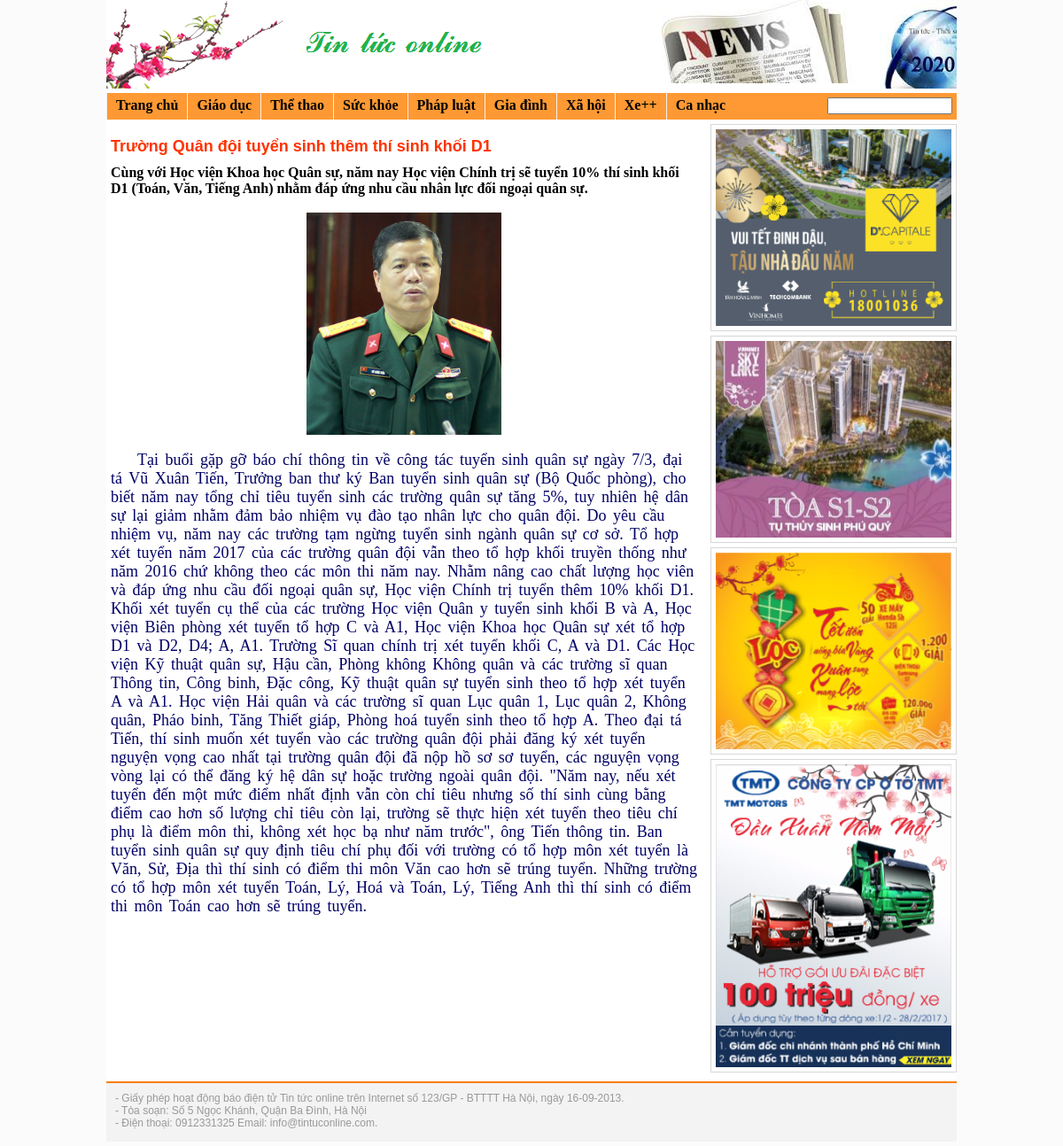
The app's page /chitietbaiviet/index.php?idbaiviet=29 with its own data.
### tables this page shows
CREATE TABLE `chuyenmuc` (
  `idchuyenmuc` int(4) NOT NULL,
  `tenchuyenmuc` text NOT NULL,
  `trangthai` varchar(10) NOT NULL
);

CREATE TABLE `baiviet` (
  `idbaiviet` int(10) NOT NULL,
  `idchuyenmuc` int(4) NOT NULL,
  `tenbaiviet` varchar(200) NOT NULL,
  `tomtat` text NOT NULL,
  `noidung` longtext NOT NULL,
  `anh` varchar(100) NOT NULL,
  `ngaydang` datetime NOT NULL,
  `idtacgia` varchar(50) NOT NULL,
  `trangthai` varchar(10) NOT NULL,
  `idnguoiduyet` varchar(50) NOT NULL,
  `soluotdoc` int(10) NOT NULL
);

### chitietbaiviet/menu.php (the view)
<div id="banner">  </div>
<?php
	$chuyenmuc = mysqli_query($conn, "Select * from chuyenmuc order by idchuyenmuc ASC");
?>
<div id="menu">
  	<div>
		<ul>
			<a href="../home.php"><li> Trang chủ </li></a>
<?php
			while($row = mysqli_fetch_array($chuyenmuc,MYSQLI_BOTH))
				echo " <a href='../chuyenmuc/index.php?idchuyenmuc={$row['idchuyenmuc']}'><li>{$row['tenchuyenmuc']}</li></a>";
?>
		</ul>
	  </div>
	<div>
		<form method="post" action="">
			<input type="text" size="15" value=""/>
		</form>
	</div>
</div>

### chitietbaiviet/index.php (shortened to what this page needs)
<html xmlns="http://www.w3.org/1999/xhtml">
<head>
<link href="../css/style.css" rel="stylesheet" type="text/css" />
</head>
<body bgcolor="#FBFBFB">
<div id="wrapper">
	<?php
			require("../admin/modules/connectdb.php");
			require("menu.php");
	?>
	<div id="content">
  	<?php
		require("noidungbaiviet.php");
		require("right-content.php");
	?>
  	</div>
 	<?php
		require("../modules/footer.php");
	?>
</div>
</body>
</html>

### chitietbaiviet/noidungbaiviet.php (shortened to what this page needs)
<?php
	$idbaiviet = $_GET['idbaiviet'];
	$baiviet = mysqli_query($conn, "Select idbaiviet,tenbaiviet,tomtat,noidung, anh from baiviet where idbaiviet={$idbaiviet}");
	$row = mysqli_fetch_array($baiviet, MYSQLI_BOTH);
?>
<div id="content-left">
	<div class="box no-border">
		<p class='Tieudetin'> <?php echo $row['tenbaiviet'];?> </p>
		<p class="tomtattin-chitiet"><?php echo $row['tomtat']; ?>	</p>
		<br />
		<center><img src="../images/<?php echo $row['anh']; ?>"/></center>
		<br />
		<p class='noidungbaiviet'> <?php echo $row['noidung'] ?> </p>
	</div>
</div>

### chitietbaiviet/right-content.php
<div id="content-right">
		<div class="Advertise">
			<a href="http://www.tanhoangminh.com.vn"> <img src="../images/QuangCao-1.png" /> </a>
		</div>
		<div class="Advertise">
			<img src="../images/QuangCao-2.png" />
		</div>
		<div class="Advertise">
			<img src="../images/QuangCao-3.png" />
		</div>
		<div class="Advertise">
			<img src="../images/QuangCao-4.png" />
		</div>
</div>

### modules/footer.php
<div id="footer">
  	<div>
		<pre>
- Giấy phép hoạt động báo điện tử Tin tức online trên Internet số 123/GP - BTTTT Hà Nội, ngày 16-09-2013.
- Tòa soạn: Số 5 Ngọc Khánh, Quận Ba Đình, Hà Nội
- Điện thoại: 0912331325 Email: info@tintuconline.com.
		</pre>
	</div>
 </div>

### css/style.css (style rules this page uses)
* { margin: 0px; padding: 0px; }
a { text-decoration:none; color:#000000; }
#wrapper { margin:auto; width:960px; background-color:#FFFFFF; }
#banner { width:100%; height:100px; background-image: url(../images/Banner.png); padding-bottom: 5px; background-repeat:no-repeat; }
#menu { width:100%; height:30px; background:#FF9933; }
#menu ul li { list-style-type:none; float:left; padding-left:10px; padding-right: 10px; padding-top: 5px; height: 25px; border-left: 1px solid #F0F0F0; font-weight:bold; }
#menu div form { margin-right: 5px; margin-top: 5px; float: right; }
#content { width:100%; height:500px; margin-top:5px; }
div#content-left { width: 70%; height:auto; float:left; }
div#content-right { width: 29%; height:auto; float: right; }
div#content-right img { width:100%; }
div.Advertise { padding: 5px; border: 1px solid #D7D7D7; margin-bottom: 5px; }
.box { border: 1px solid #C5C5C5; width:auto; height:auto; padding: 5px; }
#footer { width:100%; height:auto; background-color:#F3F3F3; margin-top: 5px; margin-bottom: 5px; padding-top: 10px; border-top: 2px solid #F97C00; }
div#footer pre { margin-left: 10px; color:#999999; font-size: 12px; font-family:Verdana, Arial, Helvetica, sans-serif; }
.Tieudetin { font-family:Verdana, Arial, Helvetica, sans-serif; font-size:18px; font-weight:bold; color:#FF3300; padding-top: 10px; padding-bottom: 10px; }
.no-border { border: none; }
.tomtattin-chitiet { font-size:16px; font-weight:bold; }
.noidungbaiviet { font-size: 18px; color:#000066; text-indent:30px; word-spacing:3px; }

### records on screen
chuyenmuc: tenchuyenmuc "Giáo dục"
chuyenmuc: tenchuyenmuc "Thể thao"
chuyenmuc: tenchuyenmuc "Sức khỏe"
chuyenmuc: tenchuyenmuc "Pháp luật"
chuyenmuc: tenchuyenmuc "Gia đình"
chuyenmuc: tenchuyenmuc "Xã hội"
chuyenmuc: tenchuyenmuc "Xe++"
chuyenmuc: tenchuyenmuc "Ca nhạc"
baiviet: tenbaiviet "Trường Quân đội tuyển sinh thêm thí sinh khối D1", tomtat "Cùng với Học viện Khoa học Quân sự, năm nay Học viện Chính trị sẽ tuyển 10% thí sinh khối D1 (Toán, Văn, Tiếng Anh) nhằm đáp ứng nhu cầu nhân lực đối ngoại quân sự.", anh (picture), noidung "Tại buổi gặp gỡ báo chí thông tin về công tác tuyển sinh quân sự ngày 7/3, đại tá Vũ Xuân Tiến, Trưởng ban thư ký Ban tuyển sinh quân sự (Bộ Quốc phòng), cho biết năm nay tổng chỉ tiêu tuyển sinh các trường quân sự tăng 5%, tuy nhiên hệ dân sự lại giảm nhằm đảm bảo nhiệm vụ đào tạo nhân lực cho quân đội. Do yêu cầu nhiệm vụ, năm nay các trường tạm ngừng tuyển sinh ngành quân sự cơ sở. Tổ hợp xét tuyển năm 2017 của các trường quân đội vẫn theo tổ hợp khối truyền thống như năm 2016 chứ không theo các môn thi năm nay. Nhằm nâng cao chất lượng học viên và đáp ứng nhu cầu đối ngoại quân sự, Học viện Chính trị tuyển thêm 10% khối D1. Khối xét tuyển cụ thể của các trường Học viện Quân y tuyển sinh…"
